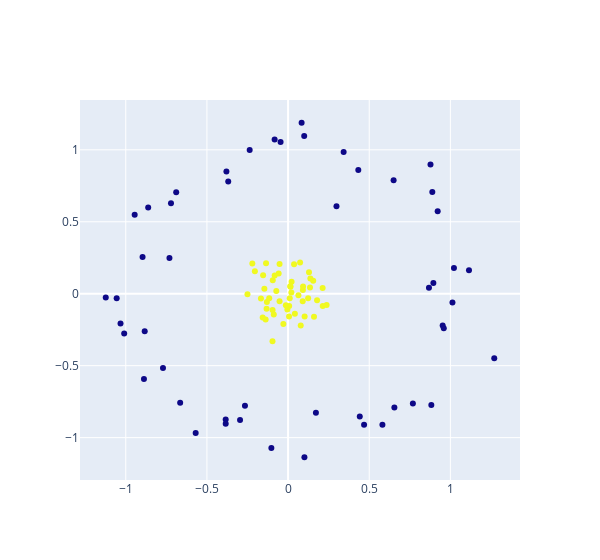

The code cell stored with this chart in its notebook:
### Code cell
import plotly.graph_objects as go
import matplotlib.pyplot as plt
from sklearn.datasets import make_circles

X, y = make_circles(n_samples=100, noise=0.1, factor=0.1)
fig = go.Figure()
fig.add_trace(go.Scatter(x=X[:,0], y=X[:,1], mode='markers', marker_color=y))
fig.update_layout(width=600)
fig.show()
